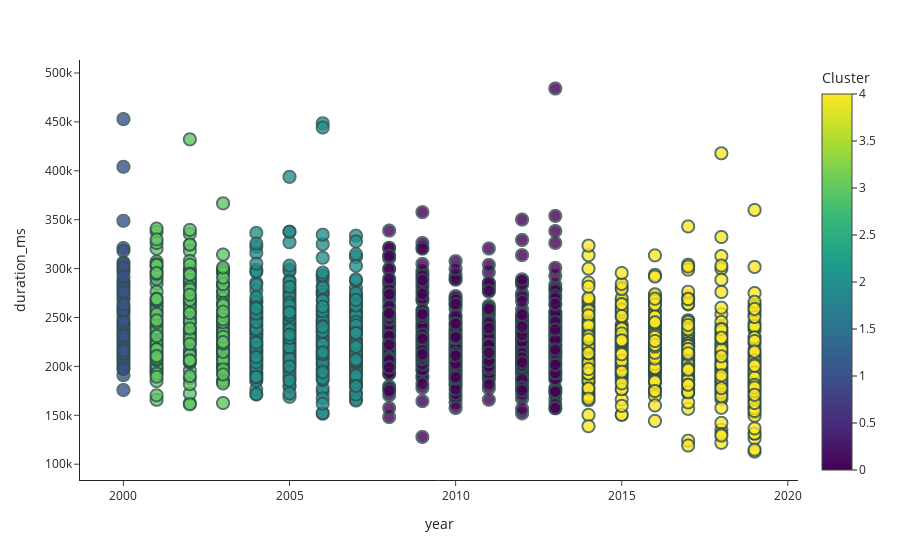

Notebook code cell kept with this figure:
### Code cell
fig = px.scatter(spotify_cluster_df, x="year", y = "duration_ms", color='Cluster',
                 opacity = 0.8, size_max=30, template="simple_white")

fig.update_traces(marker=dict(size=12,
                              line=dict(width=2,
                                        color='DarkSlateGrey')),
                  selector=dict(mode='markers'))

fig.show()

### Figure 1 — Plotly figure (JSON) as saved in the notebook; plotly's stock layout.template omitted (floating-point values rounded to 4 significant figures; data arrays with more than 128 entries replaced by an {"elided": "..."} marker saying what was removed)
{"data": [{"hovertemplate": "year=%{x}<br>duration_ms=%{y}<br>Cluster=%{marker.color}<extra></extra>", "legendgroup": "", "marker": {"color": {"elided": "1899 int values"}, "coloraxis": "coloraxis", "line": {"color": "DarkSlateGrey", "width": 2}, "opacity": 0.8, "size": 12, "symbol": "circle"}, "mode": "markers", "name": "", "showlegend": false, "type": "scattergl", "x": {"elided": "1899 int values"}, "xaxis": "x", "y": {"elided": "1899 int values"}, "yaxis": "y"}], "layout": {"coloraxis": {"colorbar": {"title": {"text": "Cluster"}}, "colorscale": [[0, "#440154"], [0.1111, "#482878"], [0.2222, "#3e4989"], [0.3333, "#31688e"], [0.4444, "#26828e"], [0.5556, "#1f9e89"], [0.6667, "#35b779"], [0.7778, "#6ece58"], [0.8889, "#b5de2b"], [1, "#fde725"]]}, "legend": {"tracegroupgap": 0}, "margin": {"t": 60}, "xaxis": {"anchor": "y", "domain": [0, 1], "title": {"text": "year"}}, "yaxis": {"anchor": "x", "domain": [0, 1], "title": {"text": "duration_ms"}}}}
